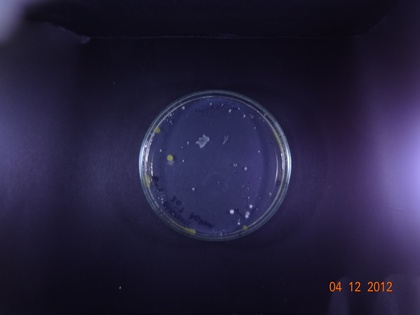
%> input picture Fotos/DSC03266.JPG, 420 x 315 px, shrunk from 2592 x 1944 before the run
$ octave deteccion.m   (GNU Octave 9; MATLAB toolbox functions it lacks are replaced by stand-ins)
%> lines starting %> are read from the running program, lines starting %| are printed output that depends on the picture; in (x1, y1, x2, y2) boxes, pixels count from 0 and x2, y2 are one past the last pixel; in counts of white or black regions, pixels touching at a corner belong together; the program's own positions count from 1
%> further down, a is the input picture: size 315x420x3 uint8; mean R, G, B 36.7, 32.3, 59.9
### regionMascara1.m
% Auto-generated by colorThresholder app on 15-Oct-2017
%-------------------------------------------------------

function [BW,maskedRGBImage] = regionMascara1(RGB)

% Convert RGB image to chosen color space
I = rgb2hsv(RGB);
%> I: size 315x420x3 double; mean H, S, V 0.692, 0.489, 0.236

% Define thresholds for channel 1 based on histogram settings
channel1Min = 0.550;
channel1Max = 0.680;

% Define thresholds for channel 2 based on histogram settings
channel2Min = 0.0;
channel2Max = 0.390;

% Define thresholds for channel 3 based on histogram settings
channel3Min = 0.260;
channel3Max = 1.000;

% Create mask based on chosen histogram thresholds
BW = (I(:,:,1) >= channel1Min ) & (I(:,:,1) <= channel1Max) & ...
    (I(:,:,2) >= channel2Min ) & (I(:,:,2) <= channel2Max) & ...
    (I(:,:,3) >= channel3Min ) & (I(:,:,3) <= channel3Max);
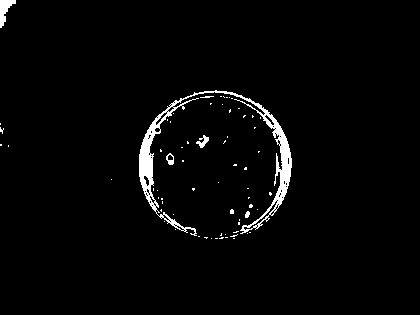
%> BW: size 315x420 logical; 2.5% white; 68 white regions (63 under 20 px), largest, box (x1, y1, x2, y2) and area: (139, 90, 292, 236) 2662, (0, 0, 16, 28) 216, (196, 135, 209, 148) 80, (166, 153, 174, 165) 52, (245, 211, 250, 218) 26

% Initialize output masked image based on input image.
maskedRGBImage = RGB;

% Set background pixels where BW is false to zero.
maskedRGBImage(repmat(~BW,[1 1 3])) = 0;
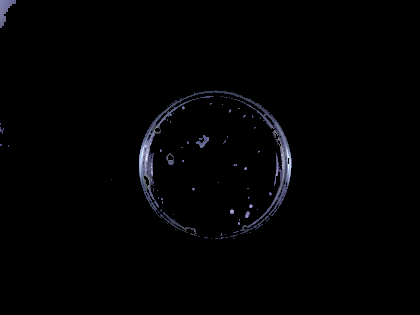
%> maskedRGBImage: size 315x420x3 uint8; mean R, G, B 2.3, 2.3, 3.1

### deteccion.m

clear all;
close all;
clc;
%59->00
%66 test
a=imread('fotos\dsc03266.jpg');
figure(1);
imshow(a);

[b,c]=regionMascara1(a);

% [7 lines of commented-out code are left out]

se1 = strel('disk',130);
d=imfill(b,'holes');
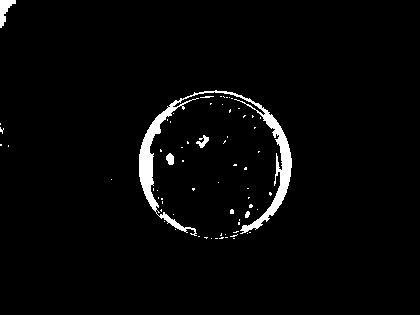
%> d: size 315x420 logical; 2.7% white; 68 white regions (63 under 20 px), largest, box (x1, y1, x2, y2) and area: (139, 90, 292, 236) 2978, (0, 0, 16, 28) 216, (196, 135, 209, 148) 80, (166, 153, 174, 165) 73, (245, 211, 250, 218) 26

d=imerode(d,se1);
%> d: size 315x420 logical; every value is 0
d=imdilate(d,se1);

d=uint8(d);
figure(5)
imshow(d*255);
impixelinfo();

e=ones(size(a,1),size(a,2),size(a,3),'uint8');
for c=1:size(a,3)
    for i=1:size(a,1)
        for j=1:size(a,2)
            e(i,j,c)=e(i,j,c)*d(i,j);
        end
    end
end
%> e: size 315x420x3 uint8; every value is 0
f=e.*a;
figure(6)
imshow(f);
impixelinfo();

$ run again, with Fotos/DSC03260.JPG copied over Fotos/DSC03266.JPG
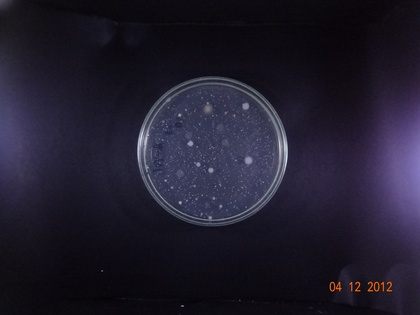
%> input picture Fotos/DSC03260.JPG, 420 x 315 px, shrunk from 2592 x 1944 before the run
%> a is the input picture: size 315x420x3 uint8; mean R, G, B 32.8, 29.1, 45
%> I: size 315x420x3 double; mean H, S, V 0.709, 0.38, 0.178
%> in regionMascara1, `BW = (I(:,:,1) >= channel1Min ) & (I(:,:,1) <= channel1Max) & (I(:,:,2..`:
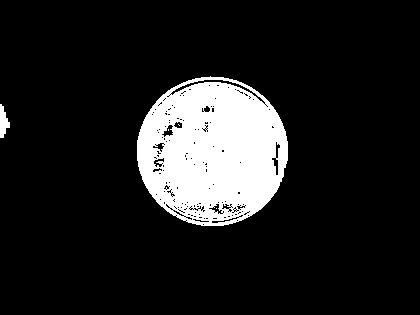
%> BW: size 315x420 logical; 12.8% white; 5 white regions (3 under 20 px), largest, box (x1, y1, x2, y2) and area: (137, 76, 288, 226) 16689, (0, 104, 10, 138) 208
%> `d=imfill(b,'holes');`:
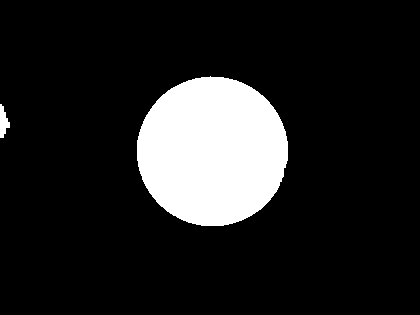
%> d: size 315x420 logical; 13.6% white; 2 white regions, box (x1, y1, x2, y2) and area: (137, 76, 288, 226) 17756, (0, 104, 10, 138) 208

$ run again, with Fotos/DSC03261.JPG copied over Fotos/DSC03266.JPG
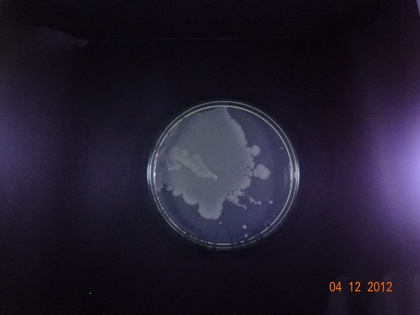
%> input picture Fotos/DSC03261.JPG, 420 x 315 px, shrunk from 2592 x 1944 before the run
%> a is the input picture: size 315x420x3 uint8; mean R, G, B 33, 28.5, 44.3
%> I: size 315x420x3 double; mean H, S, V 0.719, 0.396, 0.175
%> in regionMascara1, `BW = (I(:,:,1) >= channel1Min ) & (I(:,:,1) <= channel1Max) & (I(:,:,2..`:
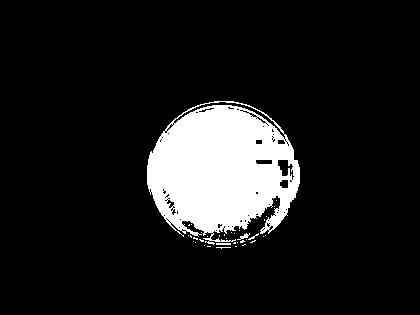
%> BW: size 315x420 logical; 11.4% white; 36 white regions (32 under 20 px), largest, box (x1, y1, x2, y2) and area: (147, 101, 300, 245) 14950, (237, 233, 250, 240) 35, (216, 243, 231, 245) 30, (248, 233, 259, 240) 21
%> `d=imfill(b,'holes');`:
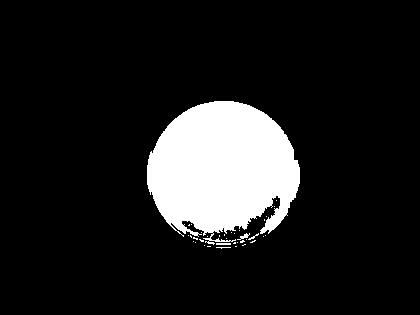
%> d: size 315x420 logical; 12.1% white; 36 white regions (32 under 20 px), largest, box (x1, y1, x2, y2) and area: (147, 101, 300, 245) 15853, (237, 233, 250, 240) 35, (216, 243, 231, 245) 30, (248, 233, 259, 240) 21
